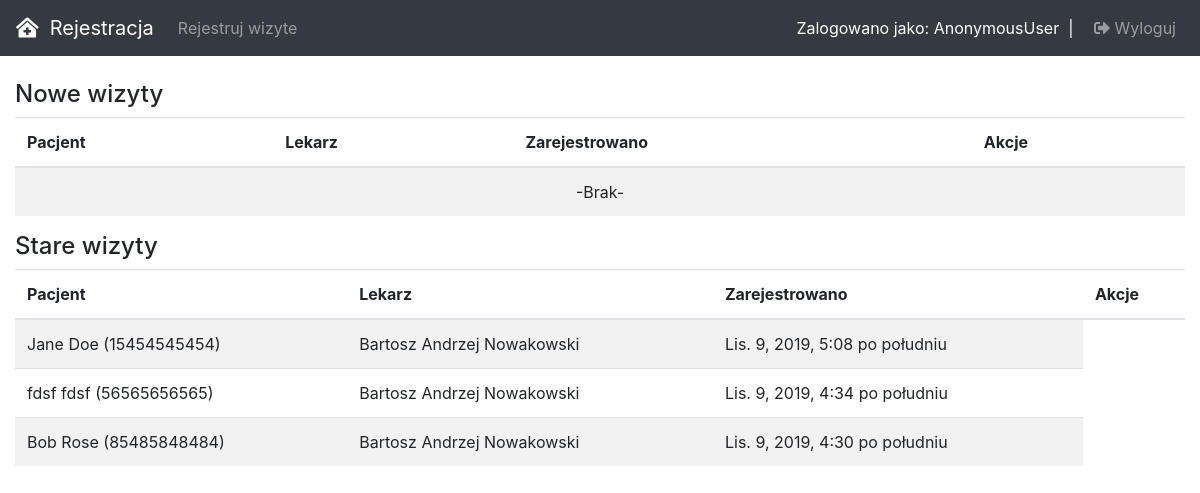
The page /przychodnia/rejestratorka/ on the database as committed earlier.
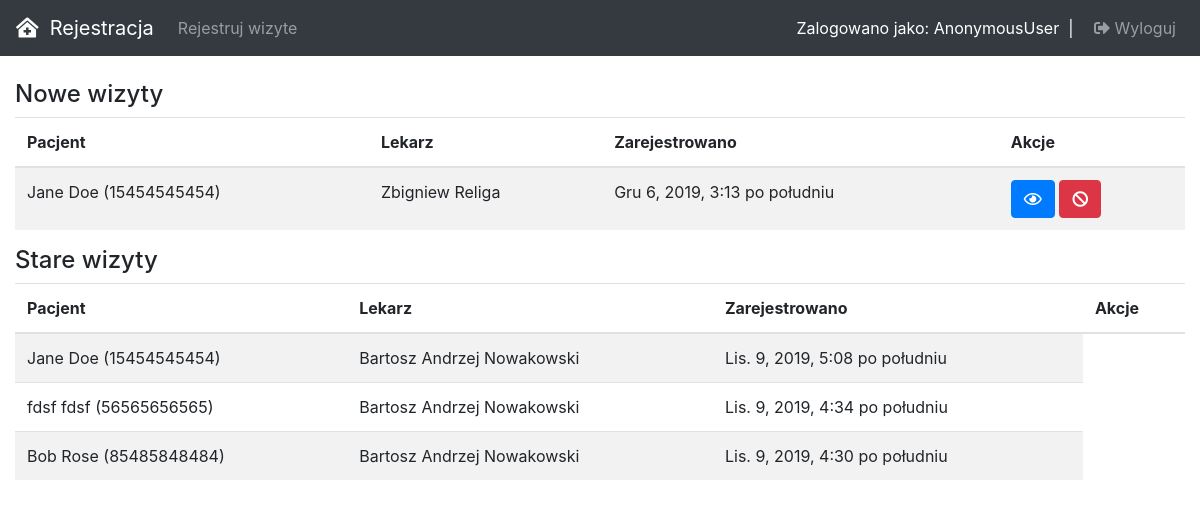
The same page on the database as committed later.
### przychodnia_wizyta/models.py (models this page shows)
class Wizyta(models.Model):
    STATUS = (
        ("REJ", "Zarejestrowana"),
        ("ZAK", "Zakończona"),
        ("ANUL", "Anulowana")
    )
    opis = models.TextField()
    diagnoza = models.TextField()
    status = models.CharField(null=False, choices=STATUS, max_length=4, default="REJ")
    dt_rej = models.DateTimeField(auto_now_add=True)
    dt_zak_anul = models.DateTimeField(null=True)
    pacjent = models.ForeignKey(Pacjent, on_delete=models.PROTECT)
    rejestratorka = models.ForeignKey(Rejestratorka, on_delete=models.PROTECT)
    lekarz = models.ForeignKey(Lekarz, on_delete=models.PROTECT)
    wizyty = WizytaManager()
    class Meta:
        ordering = ["-dt_rej"]
        verbose_name_plural = "Wizyty"

### przychodnia_pacjent/models.py (models this page shows)
class Pacjent(models.Model):
    adres = models.ForeignKey(Adres, on_delete=models.PROTECT)
    imie = models.CharField("Imie", max_length=32)
    nazwisko = models.CharField("Nazwisko", max_length=32)
    pesel = models.CharField("PESEL", max_length=11, unique=True)
    def __str__(self):
        return "%s %s (%s)" % (self.imie, self.nazwisko, self.pesel)
    class Meta:
        verbose_name_plural = "Pacjenci"

### przychodnia_app/models.py (models this page shows)
class Lekarz(CommonProfileModel):
    user = models.OneToOneField(User, on_delete=models.PROTECT)
    role = models.CharField(max_length=16, default="LEKARZ", editable=False)
    npwz = models.CharField("NPWZ", max_length=7, unique=True)
    class Meta:
        verbose_name_plural = "Lekarze"

### przychodnia_app/views.py (the view)
class RejestratorkaDashboard(View):
    template_name = "przychodnia_app/rejestratorka-dashboard.html"
    def get(self, request):
        context = {
            "nowe_wizyty": Wizyta.wizyty.get_new(),
            "stare_wizyty": Wizyta.wizyty.get_old(),
        }
        return render(request, self.template_name, context)

### common/models.py (called while the page is built)
    def __str__(self):
        return "%s %s" % (self.imie, self.nazwisko)

### przychodnia_wizyta/models.py (called while the page is built)
    def get_old(self):
        return self.filter(
            Q(status='REJ') & Q(dt_rej__lte=timezone.now() - timedelta(hours=12)))

    def get_new(self):
        return self.filter(
            Q(status='REJ') & Q(dt_rej__gte=timezone.now() - timedelta(hours=12)))

    def get_queryset(self):
        return WizytaQuerySet(self.model, using=self._db)

    def get_old(self):
        return self.get_queryset().get_old()

    def get_new(self):
        return self.get_queryset().get_new()

### przychodnia_app/templates/przychodnia_app/rejestratorka-dashboard.html (shortened to what this page needs)
{% extends 'przychodnia_app/extend/base_rejestratorka.html' %}
{% block content %}
<h4 class="mt-4">Nowe wizyty</h4>
<table class="table table-striped">
  <thead>
    <tr>
      <th scope="col">Pacjent</th>
      <th scope="col">Lekarz</th>
      <th scope="col">Zarejestrowano</th>
      <th scope="col">Akcje</th>
    </tr>
  </thead>
  <tbody>
    {% for wizyta in nowe_wizyty %}
    <tr>
      <td>{{wizyta.pacjent}}</td>
      <td>{{wizyta.lekarz}}</td>
      <td>{{wizyta.dt_rej}}</td>
      <td>
        <a class="btn btn-primary" href="#" role="button" data-toggle="tooltip" data-placement="bottom" title="Pokaż szczegóły">
          <i class="far fa-eye"></i>
        </a>
        <a class="btn btn-danger" href="#" role="button" data-toggle="tooltip" data-placement="bottom" title="Anuluj wizyte">
          <i class="fas fa-ban"></i>
        </a>
      </td>
    </tr>
    {% empty %}
    <tr>
      <td colspan="4" class="text-center">
        -Brak-
      </td>
    </tr>
    {% endfor %}
  </tbody>
</table>
<h4>Stare wizyty</h4>
<table class="table table-striped">
  <thead>
    <tr>
      <th scope="col">Pacjent</th>
      <th scope="col">Lekarz</th>
      <th scope="col">Zarejestrowano</th>
      <th scope="col">Akcje</th>
    </tr>
  </thead>
  <tbody>
    {% for wizyta in stare_wizyty %}
    <tr>
      <td>{{wizyta.pacjent}}</td>
      <td>{{wizyta.lekarz}}</td>
      <td>{{wizyta.dt_rej}}</td>
    </tr>
    {% empty %}
    <tr>
      <td colspan="4" class="text-center">
        -Brak-
      </td>
    </tr>
    {% endfor %}
  </tbody>
</table>
{% endblock %}

Rows that differ between the two databases and show on the page:
added Wizyta: pacjent "Jane Doe (15454545454)", lekarz "Zbigniew Religa", dt_rej "Gru 6, 2019, 3:13 po południu", shown under "Nowe wizyty"
Other text that changed with them:
text no longer shown: "-Brak-"
